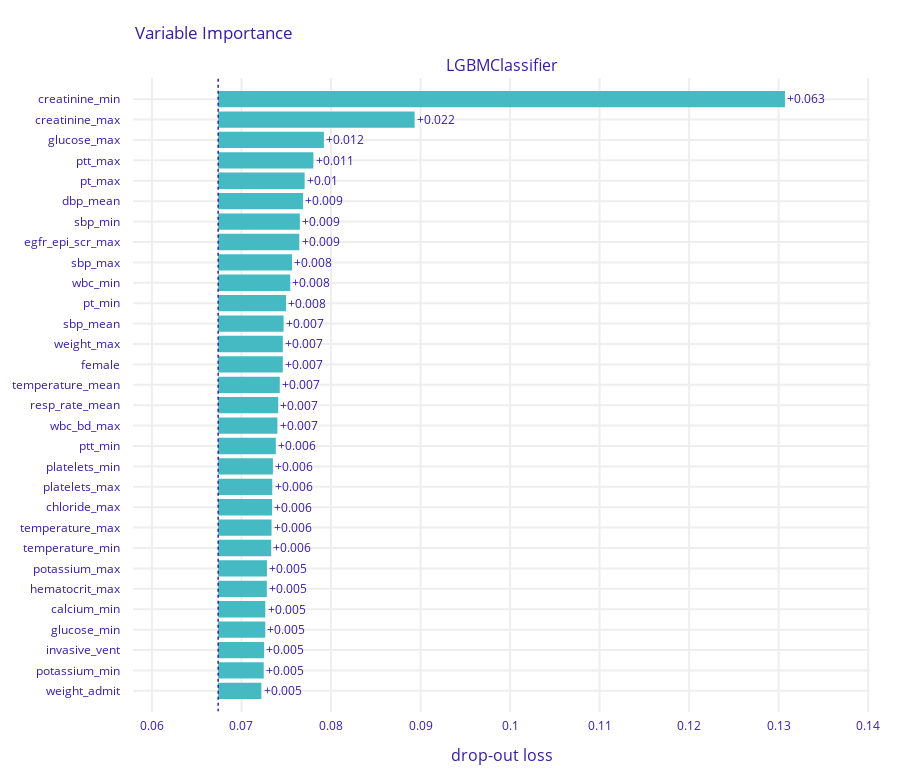

Notebook cell for this chart:
### Code cell
exp.model_parts().plot(max_vars=30)

### Figure 1 — Plotly figure (JSON) as saved in the notebook; plotly's stock layout.template omitted (floating-point values rounded to 4 significant figures)
{"data": [{"base": 0.0674, "hoverinfo": "text", "hoverlabel": {"bgcolor": "rgba(0,0,0,0.8)"}, "hovertext": ["Model: LGBMClassifier loss after<br>variable: creatinine_min is permuted: 0.131<br>Drop-out loss change: +0.063", "Model: LGBMClassifier loss after<br>variable: creatinine_max is permuted: 0.089<br>Drop-out loss change: +0.022", "Model: LGBMClassifier loss after<br>variable: glucose_max is permuted: 0.079<br>Drop-out loss change: +0.012", "Model: LGBMClassifier loss after<br>variable: ptt_max is permuted: 0.078<br>Drop-out loss change: +0.011", "Model: LGBMClassifier loss after<br>variable: pt_max is permuted: 0.077<br>Drop-out loss change: +0.01", "Model: LGBMClassifier loss after<br>variable: dbp_mean is permuted: 0.077<br>Drop-out loss change: +0.009", "Model: LGBMClassifier loss after<br>variable: sbp_min is permuted: 0.077<br>Drop-out loss change: +0.009", "Model: LGBMClassifier loss after<br>variable: egfr_epi_scr_max is permuted: 0.076<br>Drop-out loss change: +0.009", "Model: LGBMClassifier loss after<br>variable: sbp_max is permuted: 0.076<br>Drop-out loss change: +0.008", "Model: LGBMClassifier loss after<br>variable: wbc_min is permuted: 0.075<br>Drop-out loss change: +0.008", "Model: LGBMClassifier loss after<br>variable: pt_min is permuted: 0.075<br>Drop-out loss change: +0.008", "Model: LGBMClassifier loss after<br>variable: sbp_mean is permuted: 0.075<br>Drop-out loss change: +0.007", "Model: LGBMClassifier loss after<br>variable: weight_max is permuted: 0.075<br>Drop-out loss change: +0.007", "Model: LGBMClassifier loss after<br>variable: female is permuted: 0.075<br>Drop-out loss change: +0.007", "Model: LGBMClassifier loss after<br>variable: temperature_mean is permuted: 0.074<br>Drop-out loss change: +0.007", "Model: LGBMClassifier loss after<br>variable: resp_rate_mean is permuted: 0.074<br>Drop-out loss change: +0.007", "Model: LGBMClassifier loss after<br>variable: wbc_bd_max is permuted: 0.074<br>Drop-out loss change: +0.007", "Model: LGBMClassifier loss after<br>variable: ptt_min is permuted: 0.074<br>Drop-out loss change: +0.006", "Model: LGBMClassifier loss after<br>variable: platelets_min is permuted: 0.074<br>Drop-out loss change: +0.006", "Model: LGBMClassifier loss after<br>variable: platelets_max is permuted: 0.073<br>Drop-out loss change: +0.006", "Model: LGBMClassifier loss after<br>variable: chloride_max is permuted: 0.073<br>Drop-out loss change: +0.006", "Model: LGBMClassifier loss after<br>variable: temperature_max is permuted: 0.073<br>Drop-out loss change: +0.006", "Model: LGBMClassifier loss after<br>variable: temperature_min is permuted: 0.073<br>Drop-out loss change: +0.006", "Model: LGBMClassifier loss after<br>variable: potassium_max is permuted: 0.073<br>Drop-out loss change: +0.005", "Model: LGBMClassifier loss after<br>variable: hematocrit_max is permuted: 0.073<br>Drop-out loss change: +0.005", "Model: LGBMClassifier loss after<br>variable: calcium_min is permuted: 0.073<br>Drop-out loss change: +0.005", "Model: LGBMClassifier loss after<br>variable: glucose_min is permuted: 0.073<br>Drop-out loss change: +0.005", "Model: LGBMClassifier loss after<br>variable: invasive_vent is permuted: 0.073<br>Drop-out loss change: +0.005", "Model: LGBMClassifier loss after<br>variable: potassium_min is permuted: 0.072<br>Drop-out loss change: +0.005", "Model: LGBMClassifier loss after<br>variable: weight_admit is permuted: 0.072<br>Drop-out loss change: +0.005"], "marker": {"color": "#46bac2"}, "orientation": "h", "showlegend": false, "text": ["+0.063", "+0.022", "+0.012", "+0.011", "+0.01", "+0.009", "+0.009", "+0.009", "+0.008", "+0.008", "+0.008", "+0.007", "+0.007", "+0.007", "+0.007", "+0.007", "+0.007", "+0.006", "+0.006", "+0.006", "+0.006", "+0.006", "+0.006", "+0.005", "+0.005", "+0.005", "+0.005", "+0.005", "+0.005", "+0.005"], "textposition": "outside", "type": "bar", "x": [0.06331, 0.02194, 0.01181, 0.01064, 0.009659, 0.009482, 0.009125, 0.009061, 0.008251, 0.008052, 0.007581, 0.007309, 0.007222, 0.00722, 0.006883, 0.006709, 0.006617, 0.006439, 0.006116, 0.006043, 0.006027, 0.005966, 0.005928, 0.00545, 0.005436, 0.005262, 0.00526, 0.005137, 0.005092, 0.004826], "xaxis": "x", "y": ["creatinine_min", "creatinine_max", "glucose_max", "ptt_max", "pt_max", "dbp_mean", "sbp_min", "egfr_epi_scr_max", "sbp_max", "wbc_min", "pt_min", "sbp_mean", "weight_max", "female", "temperature_mean", "resp_rate_mean", "wbc_bd_max", "ptt_min", "platelets_min", "platelets_max", "chloride_max", "temperature_max", "temperature_min", "potassium_max", "hematocrit_max", "calcium_min", "glucose_min", "invasive_vent", "potassium_min", "weight_admit"], "yaxis": "y"}], "layout": {"annotations": [{"font": {"size": 16}, "showarrow": false, "text": "LGBMClassifier", "x": 0.5, "xanchor": "center", "xref": "paper", "y": 1, "yanchor": "bottom", "yref": "paper"}, {"font": {"size": 16}, "showarrow": false, "text": "drop-out loss", "x": 0.5, "xanchor": "center", "xref": "paper", "y": 0, "yanchor": "top", "yref": "paper", "yshift": -30}], "font": {"color": "#371ea3"}, "height": 783, "margin": {"b": 71, "r": 30, "t": 78}, "shapes": [{"line": {"color": "#371ea3", "dash": "dot", "width": 1.5}, "type": "line", "x0": 0.0674, "x1": 0.0674, "xref": "x", "y0": -1, "y1": 30, "yref": "y"}], "title": {"text": "Variable Importance", "x": 0.15}, "xaxis": {"anchor": "y", "automargin": true, "domain": [0, 1], "fixedrange": true, "gridwidth": 2, "range": [0.05788, 0.1402], "tickcolor": "white", "ticklen": 3, "ticks": "outside", "type": "linear", "zeroline": false}, "yaxis": {"anchor": "x", "automargin": true, "autorange": "reversed", "domain": [0, 1], "fixedrange": true, "gridwidth": 2, "tickcolor": "white", "ticklen": 10, "ticks": "outside", "type": "category"}}}
